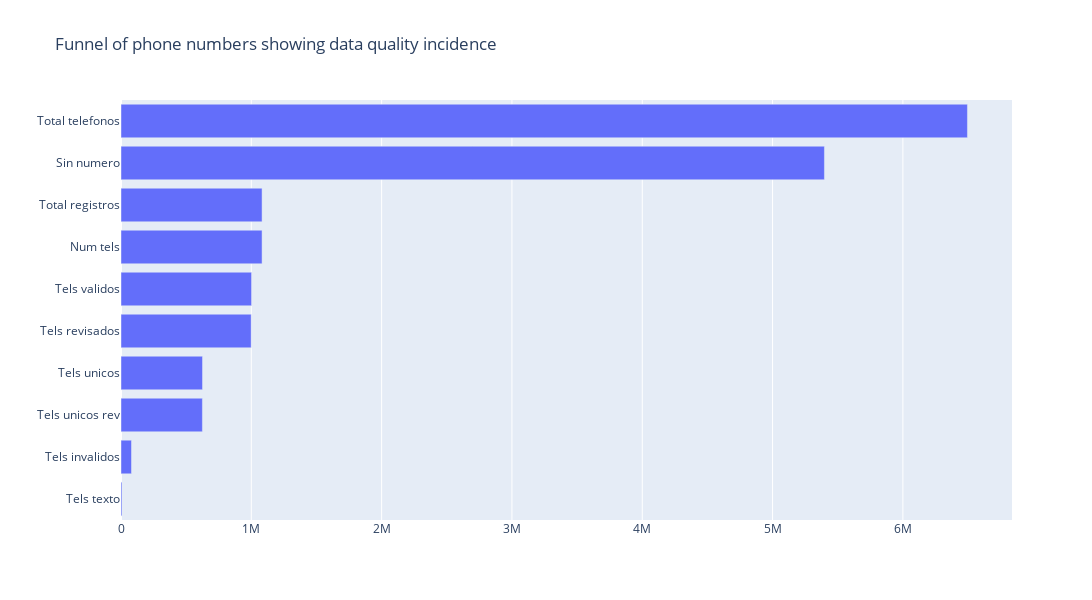

The code cell stored with this chart in its notebook:
### Code cell
import plotly.express as px
fig = px.bar(data.sort_values(by='Cantidad'), x='Cantidad', y='Concepto', orientation='h',
            width=1100, height=600, title='Funnel of phone numbers showing data quality incidence')
# hide y label title
fig.update_yaxes(title='', visible=True, showticklabels=True)
fig.update_xaxes(title='', visible=True, showticklabels=True)
fig.show()

### Figure 1 — Plotly figure (JSON) as saved in the notebook; plotly's stock layout.template omitted (floating-point values rounded to 4 significant figures)
{"data": [{"alignmentgroup": "True", "hovertemplate": "Cantidad=%{x}<br>Concepto=%{y}<extra></extra>", "legendgroup": "", "marker": {"color": "#636efa", "pattern": {"shape": ""}}, "name": "", "offsetgroup": "", "orientation": "h", "showlegend": false, "textposition": "auto", "type": "bar", "x": [7706, 80532, 624639, 625663, 999038, 1002018, 1082550, 1082580, 5397938, 6495480], "xaxis": "x", "y": ["Tels texto", "Tels invalidos", "Tels unicos rev", "Tels unicos", "Tels revisados", "Tels validos", "Num tels", "Total registros", "Sin numero", "Total telefonos"], "yaxis": "y"}], "layout": {"barmode": "relative", "height": 600, "legend": {"tracegroupgap": 0}, "title": {"text": "Funnel of phone numbers showing data quality incidence"}, "width": 1100, "xaxis": {"anchor": "y", "autorange": true, "domain": [0, 1], "range": [0, 6837000.0], "showticklabels": true, "title": {"text": ""}, "type": "linear", "visible": true}, "yaxis": {"anchor": "x", "autorange": true, "domain": [0, 1], "range": [-0.5, 9.5], "showticklabels": true, "title": {"text": ""}, "type": "category", "visible": true}}}
